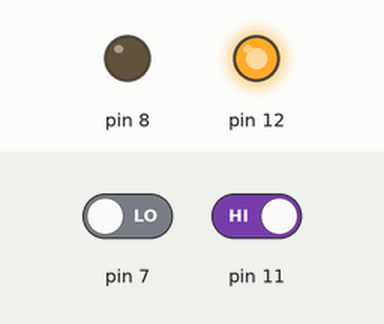
A sketch run on a simulated Arduino Uno, built with avr-gcc and run on an emulated ATmega328P. Shown: output pins drawn as LEDs (lit = HIGH). The inputs (shaded band) are chosen by the test bench; at power-on: pin 7 LOW, pin 11 HIGH.

Above: at 1.2 s.
1.3 s: pin 7 driven HIGH
At 1.9 s:
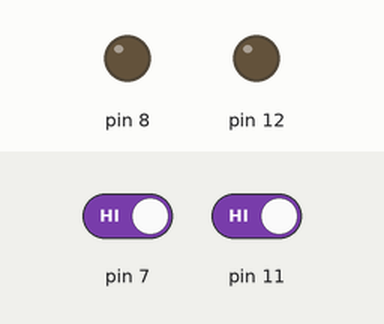
2.8 s: pin 11 driven LOW
At 4.0 s:
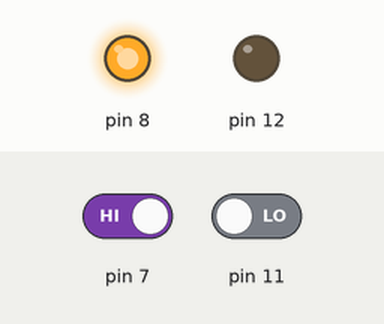
4.3 s: pin 11 driven HIGH
At 5.3 s:
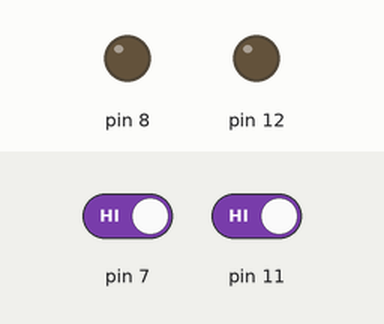
5.8 s: pin 7 driven LOW
At 6.5 s:
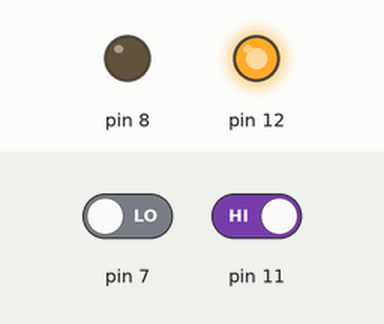
Timing chart, 0 to 8.3 s (numbered marks = the images above; inputs shaded):
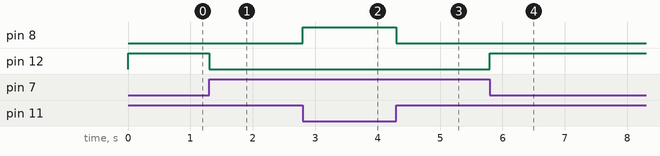

Measured:
- after the input at 1.3 s, pin 12: HIGH → LOW at once
- after the input at 2.8 s, pin 8: LOW → HIGH at once
- after the input at 4.3 s, pin 8: HIGH → LOW at once
- after the input at 5.8 s, pin 12: LOW → HIGH at once

The sketch:

main.ino
```cpp
void	setup()
{
	pinMode(7, INPUT);
	pinMode(8, OUTPUT);

	pinMode(11, INPUT);
	pinMode(12, OUTPUT);
}

void 	loop()
{
	int	RedBtn = digitalRead(7);
	int	GreenBtn = digitalRead(11);

	if(RedBtn == HIGH && GreenBtn == LOW) {
		digitalWrite(8, HIGH);
		digitalWrite(12, LOW);
	}
	else if (RedBtn == LOW && GreenBtn == HIGH)
	{
		digitalWrite(8, LOW);
		digitalWrite(12, HIGH);
	}
	else
	{
		digitalWrite(8, LOW);
		digitalWrite(12, LOW);
	}
}
```
